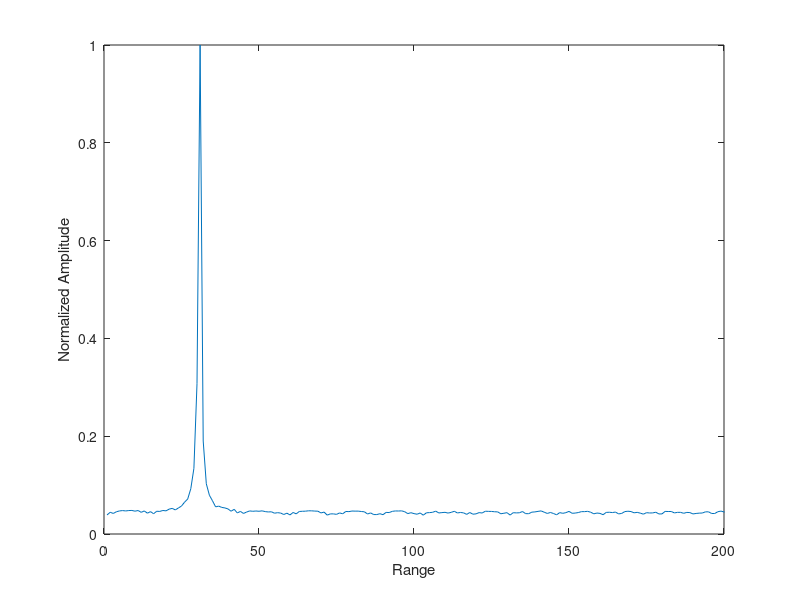
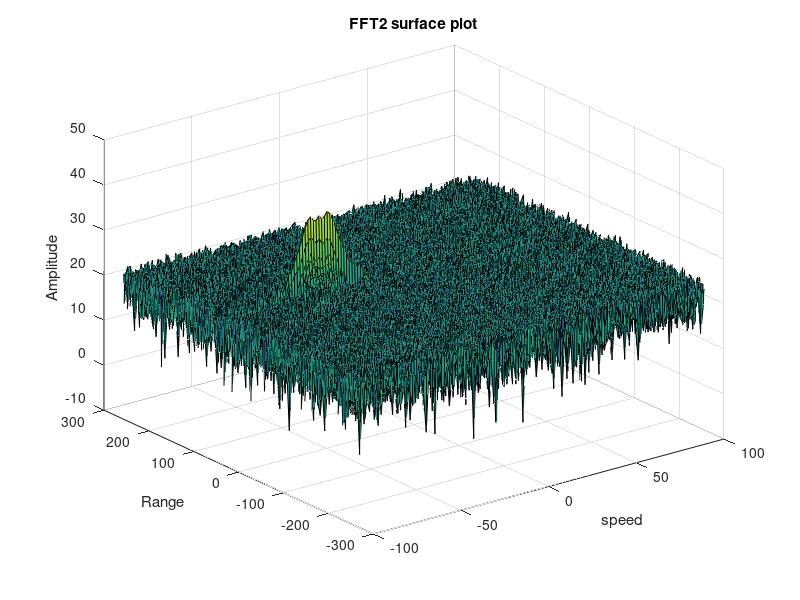
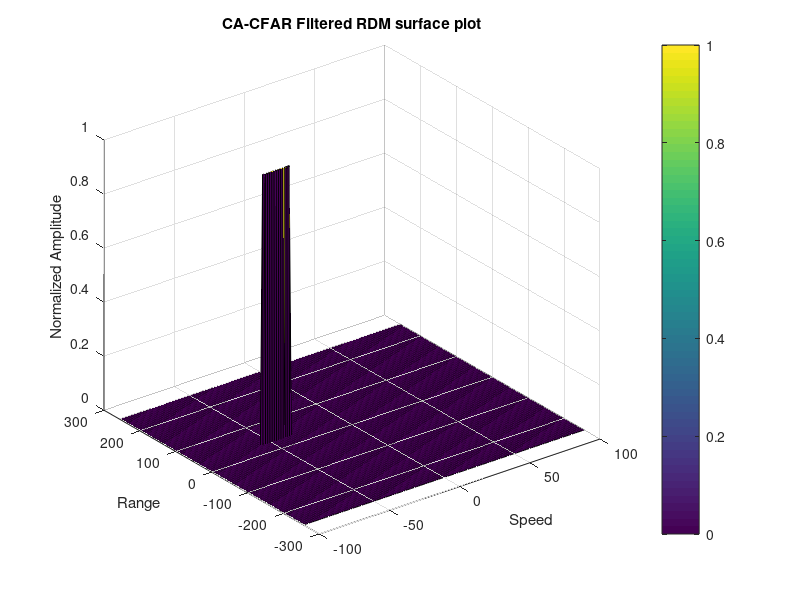
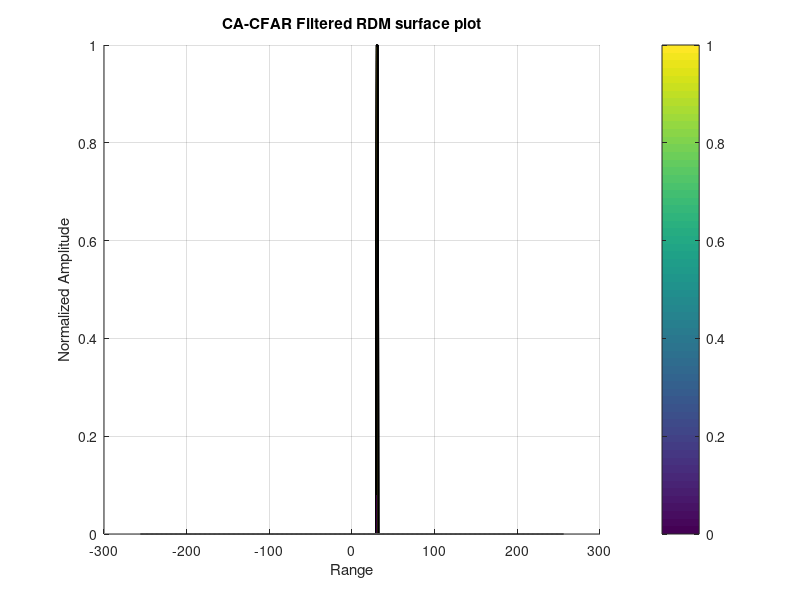

The MATLAB script that drew these images, in order:
clear; clc;
% Givens
c = 3*10^8;

% Radar Specifications
Frequency = 77e9; %HZ
Range_res = 1; %m
Max_Range = 200; %m
Max_Vel = 70; %m/s
velocity_res = 3; %m/s
Nd=128; % number of chirps in one sequence
Nr=1024; % number of samples

% initial velociry and position
v_init = -50; %m/s
pos_init = 30; %m

%% Design the FMCW waveform
% Calculating bandwith
B_sweep = c/(2*Range_res);

% calculating chirp time
T_chirp = 5.5*2*Max_Range/c;

% calculating chirp slope
alpha = B_sweep/T_chirp;

%% Signal Propagation Modeling and beat signal creation
% Time samples
t = linspace(0, Nd*T_chirp, Nr*Nd);

% create vectors Transmit and Recieve signal
Tx = zeros(1, length(t)); % transmitted signal
Rx = zeros(1, length(t)); % recieved signal

% create range and time dealy signal
r_ = zeros(1, length(t)); % transmitted signal
td = zeros(1, length(t)); % recieved signal

% Running the radar scenario over the time
for i=1:length(t)
    fc = Frequency;
    
    % update range of the target for constant velocity
    r_(i) = pos_init + v_init*t(i);
    td(i) = 2*r_(i)/c;
    
    % calculate the transmitted and recieved signal
    Tx(i) = cos(2*pi*(fc*t(i) + alpha*(t(i)^2)/2));
    Rx(i) = cos(2*pi*(fc*(t(i)-td(i)) + 0.5*alpha*(t(i)-td(i))^2));
end

% create vectors for beat signal 
beat = Tx.*Rx;

%% FFT Operation
% reshape vector into Nr*Nd
beat = reshape(beat, [Nr, Nd]);

% run the FFT on beat signal along range bins, take absolute value
fft_1D = abs(fft(beat, Nr));

% normalize
fft_1D = fft_1D/max(fft_1D); 

% keep one half of the result
fft_1D = fft_1D(1:Nr/2 +1);

% plot fft1D
figure ('Name','Range from First FFT')
plot(fft_1D)
axis ([0 Max_Range 0 1]);
ylabel('Normalized Amplitude')
xlabel('Range');

%% 2dFF : Range Doppler Map
% 2D FFT using the FFT size for both dimensions.
sig_fft2 = fft2(beat,Nr,Nd);

% Taking just one side of signal from Range dimension.
sig_fft2 = sig_fft2(1:Nr/2,1:Nd);
sig_fft2 = fftshift (sig_fft2);
RDM = abs(sig_fft2);
RDM = 10*log10(RDM) ;

%use the surf function to plot the output of 2DFFT and to show axis in both
%dimensions
doppler_axis = linspace(-100,100,Nd);
range_axis = linspace(-Max_Range,Max_Range,Nr/2)*((Nr/2)/(2*Max_Range));

figure ('Name','surface plot of FFT2')
surf(doppler_axis,range_axis,RDM);
title('FFT2 surface plot')
xlabel('speed')
ylabel('Range')
zlabel('Amplitude')

%% 2D CFAR on RDM map
% Number of training and guard cells in both dimensions
Tcr = 20;
Tcd = 8;

Gcr = 12;
Gcd = 6;

% offset value
offset = 1.5;

% range and doppler sizes
train_range_size = (2*Tcr +2*Gcr + 1);
train_doppler_size = (2*Tcd +2*Gcd + 1);

% vector to store grid size
gridSize = train_range_size*train_doppler_size;
numTrainCell = gridSize - (2*Gcr + 1)*(2*Gcd + 1);

% storage for cell under test
CUT = zeros(size(RDM));

% loop through range and doppler
for i = 1:(size(RDM,1) - train_range_size)
    for j = 1:(size(RDM,2) - train_doppler_size)
        % obtain the index for current cell under test
        r_index = i + Tcr + Gcr;
        d_index = j + Tcd + Gcd;
        
        % for current patch, convert log to linear
        trainPatch = db2pow(RDM(i:i+train_range_size,j:j+train_doppler_size));
        
        % make none training cell regions = zero
        trainPatch(Tcr+1:end-Tcr, Tcd+1:end-Tcd) = 0;
        
        % calculate average noise level multiplying by offset
        noise_lvl = offset * pow2db(sum(sum(trainPatch))/numTrainCell);
        
        % check if RDM value is greater than signal
        if RDM(r_index, d_index) > noise_lvl
            CUT(r_index, d_index) = 1;
        end                 
    end
end

%% output
figure('Name', 'CA-CFAR Filtered RDM')
surf(doppler_axis,range_axis,CUT);
colorbar;
title( 'CA-CFAR Filtered RDM surface plot');
xlabel('Speed');
ylabel('Range');
zlabel('Normalized Amplitude');

figure('Name', 'CA-CFAR Filtered Range')
surf(doppler_axis,range_axis,CUT);
colorbar;
title( 'CA-CFAR Filtered RDM surface plot');
xlabel('Speed');
ylabel('Range');
zlabel('Normalized Amplitude');
view(90,0);

figure('Name', 'CA-CFAR Filtered Speed')
surf(doppler_axis,range_axis,CUT);
colorbar;
title( 'CA-CFAR Filtered RDM surface plot');
xlabel('Speed');
ylabel('Range');
zlabel('Normalized Amplitude');
view(0,0);








